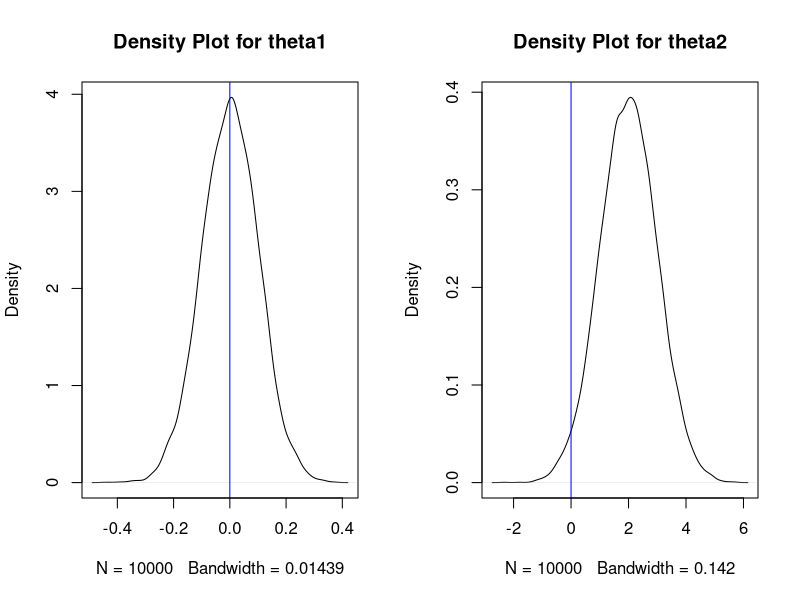
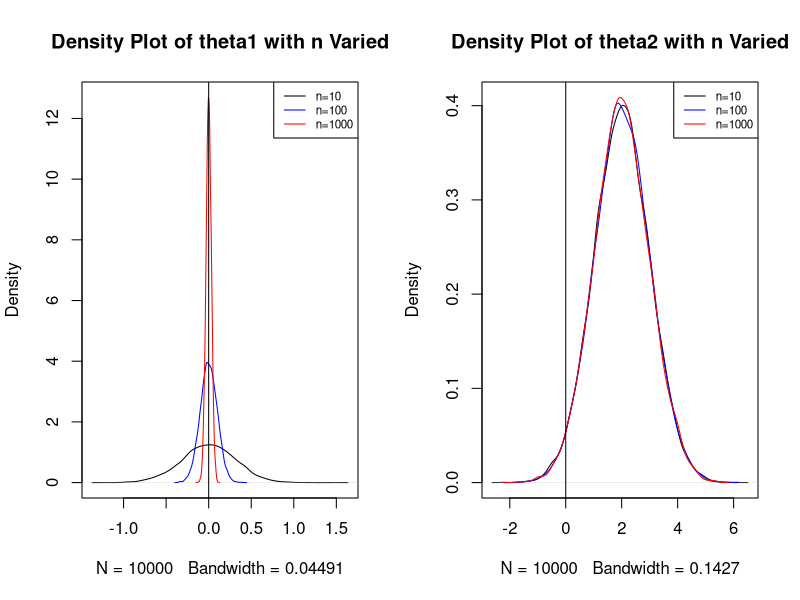

The R script that drew these images, in order:
## ---- chunk 1

## Function that simulates n obs from Z, then finds theta1 and theta2
estimators <- function(n){
  Xs <- rnorm(n)
  est1 <- mean(Xs) ## theta1
  est2 <- Xs[1] + 2 ## theta2
  return(c(est1, est2))
}

## use 10,000 reps with n = 100
result <- replicate(10000, estimators(100))

## Find the long-run average of both estimators
apply(result, 1, mean) ## this is also bias since true mean of Z is 0

##create density plots to show distribution for est1 and est 2, and overlay line to show true value of mu
par(mfrow=c(1,2))
plot(density(result[1,]), main="Density Plot for theta1")
abline(v=0, col="blue")
plot(density(result[2,]), main="Density Plot for theta2")
abline(v=0, col="blue")
## ---- chunk 2
var(result[1,]) ##should be close to 1/100, since n=100
var(result[2,]) ##should be close to 1
sd(result[1,]) ##should be close to 1/10
sd(result[2,]) ##should be close to 1
## ---- chunk 3
## write a function that allows us to replicate the earlier function called estimators
## estimators generates the values of est1 and est 2 based on rnorm(n)

rep_estimators <- function(K, n){
  res <- replicate(K, estimators(n))
  return(res)
}

## vary n = 10, 100, 1000

results <- sapply(c(10, 100, 1000), rep_estimators, K = 10000)

## odd numbered rows give results from est 1
## even numbered rows give results from est 2
odds <- seq(1, 20000 - 1, by = 2)
evens <- seq(2, 20000, by = 2)

estimator1 <- results[odds, ]
estimator2 <- results[evens, ]

## long-run average of est 1 as n varied. Should be close to 0 for all if unbiased
apply(estimator1, 2, mean)
## sd of est 1 as n varied. Should get smaller if consistent
apply(estimator1, 2, sd)

## long-run average of est 2 as n varied. Not close to 0 for all, so biased
apply(estimator2, 2, mean)
## sd of est 2 as n varied. Does not get smaller as n increases, so not consistent
apply(estimator2, 2, sd)

par(mfrow=c(1,2))

##find max value of density plots for est 1 so plots all show up complete
max_y1 <- max(density(estimator1[,1])$y, density(estimator1[,2])$y, density(estimator1[,3])$y)

plot(density(estimator1[,1]), ylim=c(0, max_y1), main="Density Plot of theta1 with n Varied")
lines(density(estimator1[,2]), col="blue")
lines(density(estimator1[,3]), col="red")
abline(v = 0)
legend("topright", legend = c("n=10", "n=100", "n=1000"), col = c("black","blue", "red"), lty = 1, cex=0.7)

##find max value of density plots for est 2 so plots all show up complete
max_y2 <- max(density(estimator2[,1])$y, density(estimator2[,2])$y, density(estimator2[,3])$y)

plot(density(estimator2[,1]), ylim=c(0, max_y2), main="Density Plot of theta2 with n Varied")
lines(density(estimator2[,2]), col="blue")
lines(density(estimator2[,3]), col="red")
abline(v = 0)
legend("topright", legend = c("n=10", "n=100", "n=1000"), col = c("black","blue", "red"), lty = 1, cex=0.7)
